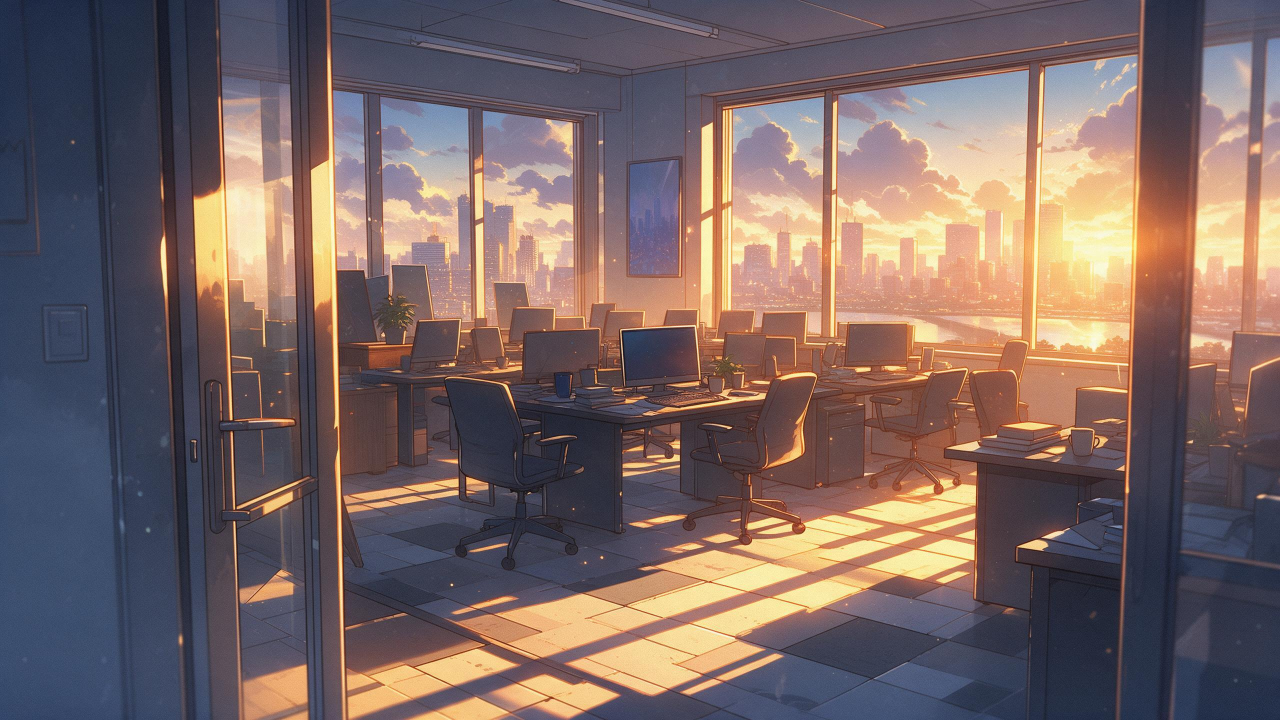
#> input picture projects/pdoom-akari/art/A1-2.jpg, 2560 x 1440 px (shown at 1/2 size)
$ python lum.py ../../pdoom-akari/art/A1-2.jpg
#> lines starting #> are read from the running program, lines starting #| are printed output that depends on the picture
#!/usr/bin/env python3
"""Mean luminance of a rendered frame, and how much of it is a highlight.

  uv run python tools/lum.py out/stills/t0008.300.png [more.png …]

Prints, per file: mean luminance (0–255), the 99.5th percentile, and the share of pixels above 200.
"""
import sys
from PIL import Image

for p in sys.argv[1:]:
    im = Image.open(p).convert('L')
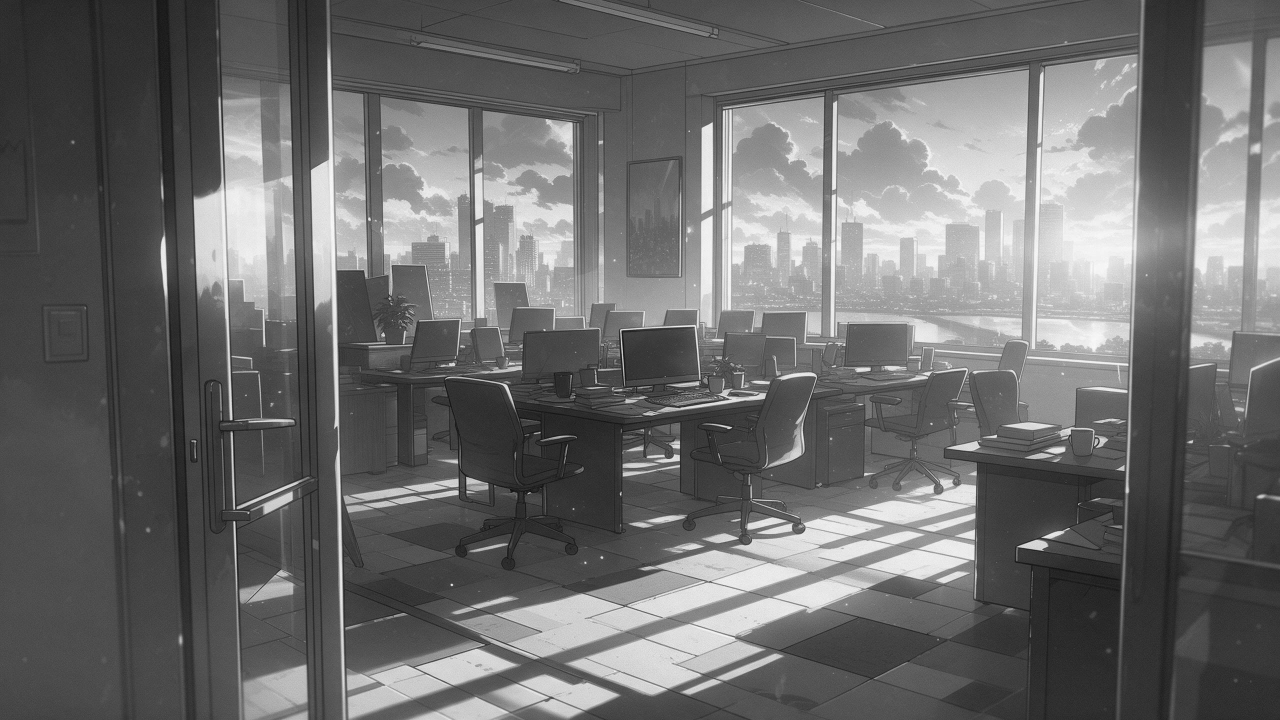
#> im: PIL image 2560x1440 L (shown at 1/2 size); min 4, max 252, mean 108.3
    h = im.histogram()
#> h = 256 values, max 55095 at index 76, min 0 at index 0, mean 14400
    n = sum(h)
#> n = 3686400
    tot = sum(i * c for i, c in enumerate(h))
#> tot = 399273003
    cum = 0
    p995 = 0
    for i, c in enumerate(h):
        cum += c
        if cum >= n * 0.995:
            p995 = i
            break
#> this loop made 241 passes
#> (cum, p995) on pass 241: (3672553, 240)
#> (c, cum) on passes 1 to 6: (0, 0), (0, 0), (0, 0), (0, 0), (1, 1), (1, 2)
#> after the loop, cum = 3672553
    hi = sum(h[201:]) / n * 100
#> hi = 11.48
    print(f'{p}: mean {tot / n:5.1f}   p99.5 {p995:3d}   pixels > 200: {hi:4.2f} %')
#| ../../pdoom-akari/art/A1-2.jpg: mean 108.3   p99.5 240   pixels > 200: 11.48 %

$ run again, on projects/pdoom-akari/art/A3-2.jpg
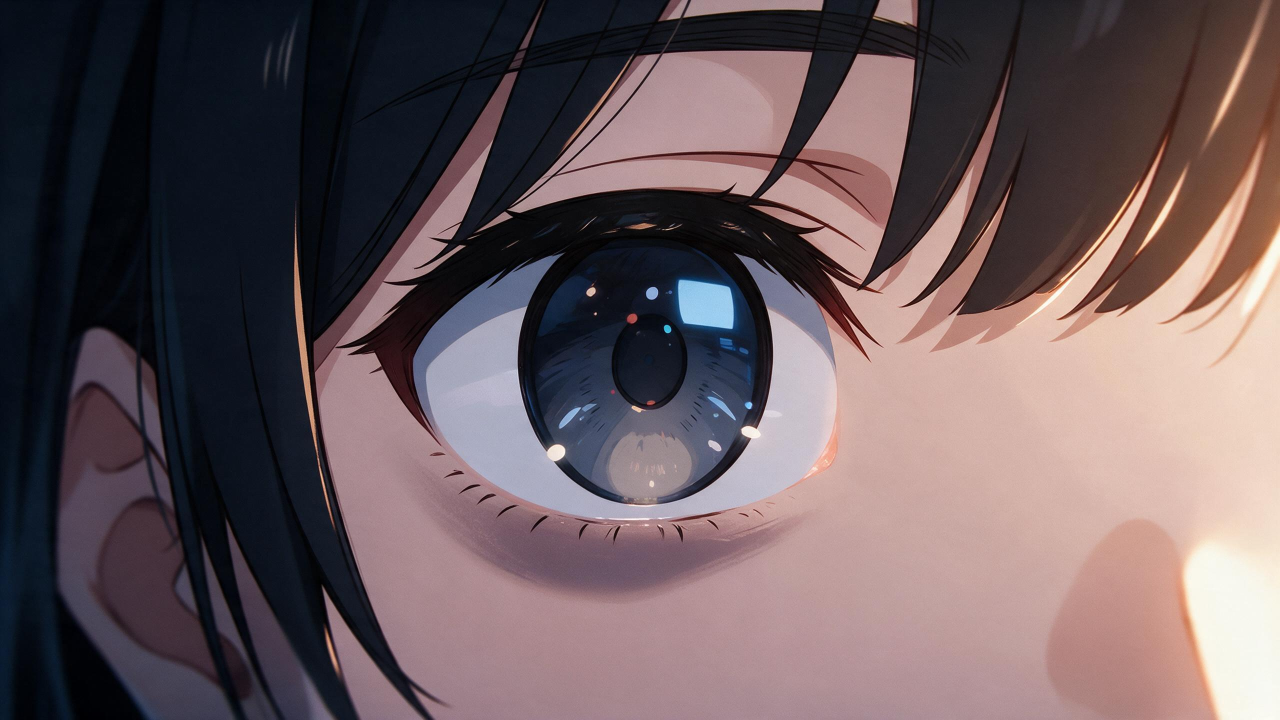
#> input picture projects/pdoom-akari/art/A3-2.jpg, 2560 x 1440 px (shown at 1/2 size)
#> `im = Image.open(p).convert('L')`:
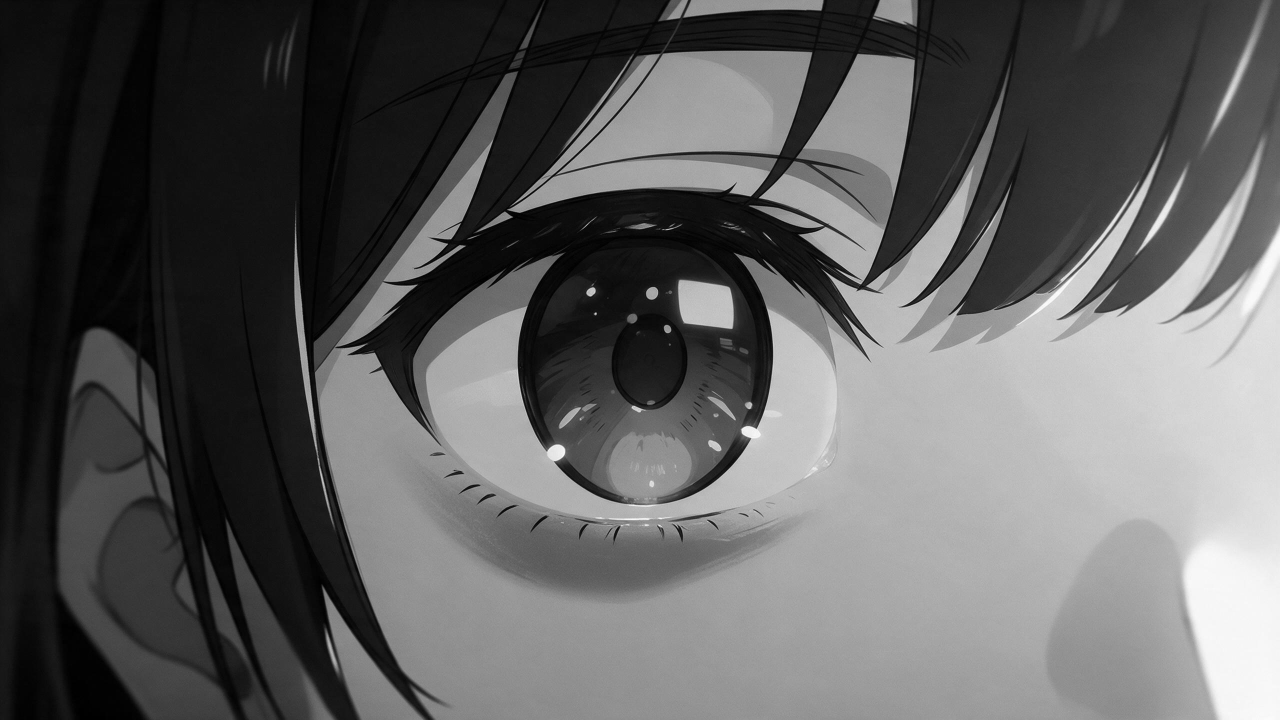
#> im: PIL image 2560x1440 L (shown at 1/2 size); min 0, max 254, mean 94.8
#> h = 256 values, max 101765 at index 17, min 0 at index 255, mean 14400
#> n = 3686400
#> tot = 349530138
#> the loop `for i, c in enumerate(h):` made 247 passes
#> (cum, p995) on pass 247: (3671176, 246)
#> after the loop `for i, c in enumerate(h):`: cum = 3671176
#> hi = 7.15
#| ../../pdoom-akari/art/A3-2.jpg: mean  94.8   p99.5 246   pixels > 200: 7.15 %

$ run again, on projects/pdoom-akari/art/A4-2.jpg
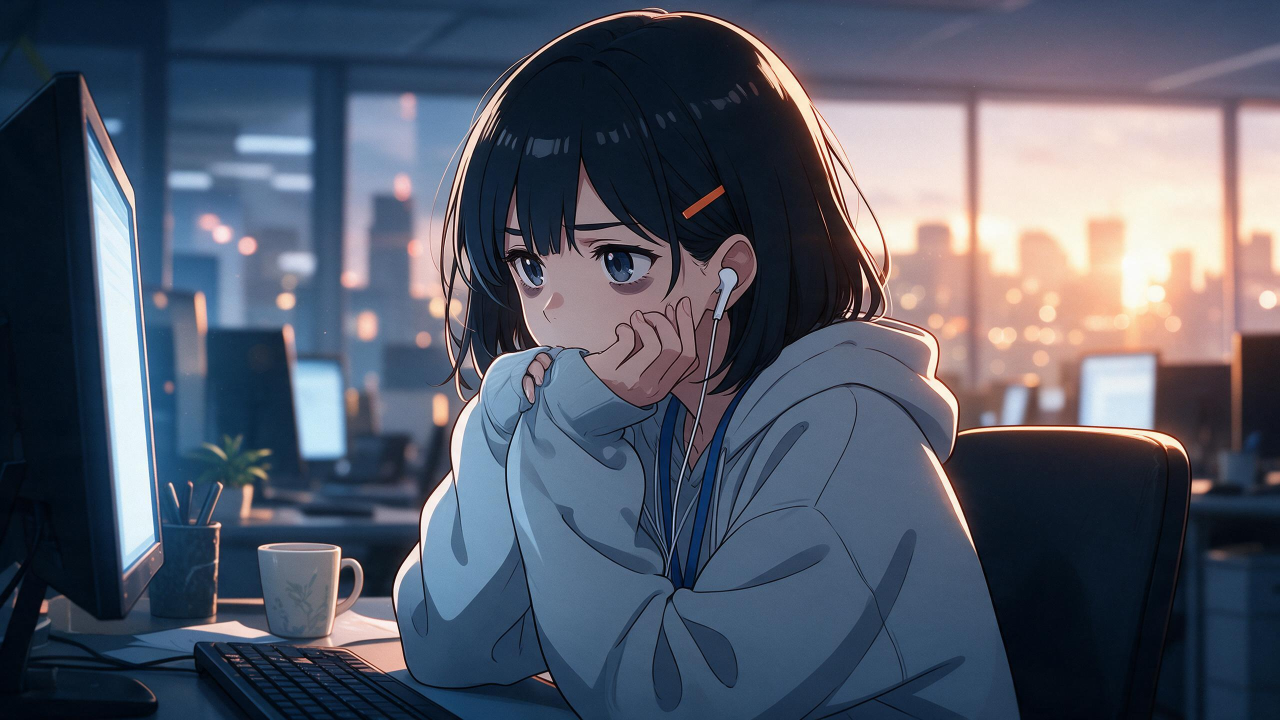
#> input picture projects/pdoom-akari/art/A4-2.jpg, 2560 x 1440 px (shown at 1/2 size)
#> `im = Image.open(p).convert('L')`:
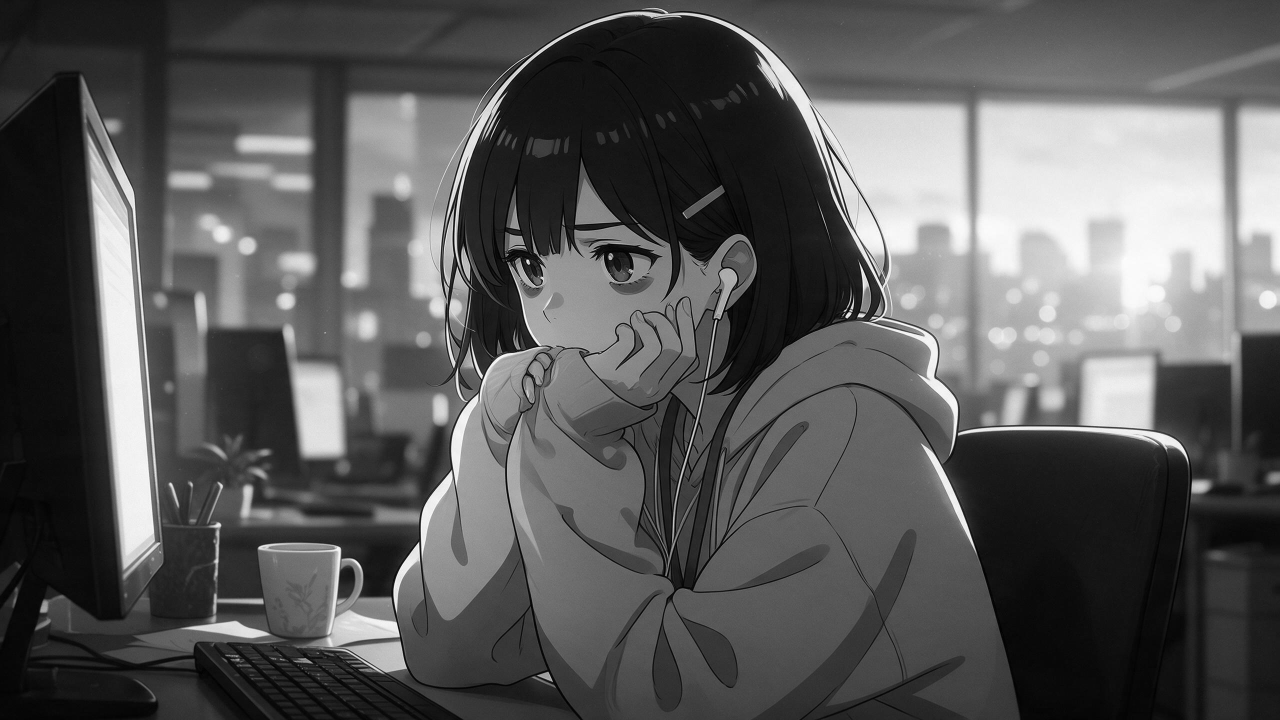
#> im: PIL image 2560x1440 L (shown at 1/2 size); min 0, max 255, mean 89.8
#> h = 256 values, max 55411 at index 20, min 9 at index 255, mean 14400
#> n = 3686400
#> tot = 330870580
#> the loop `for i, c in enumerate(h):` made 247 passes
#> (cum, p995) on pass 247: (3670110, 246)
#> after the loop `for i, c in enumerate(h):`: cum = 3670110
#> hi = 11.51
#| ../../pdoom-akari/art/A4-2.jpg: mean  89.8   p99.5 246   pixels > 200: 11.51 %

$ run again, on projects/pdoom-akari/art/A5-2.jpg
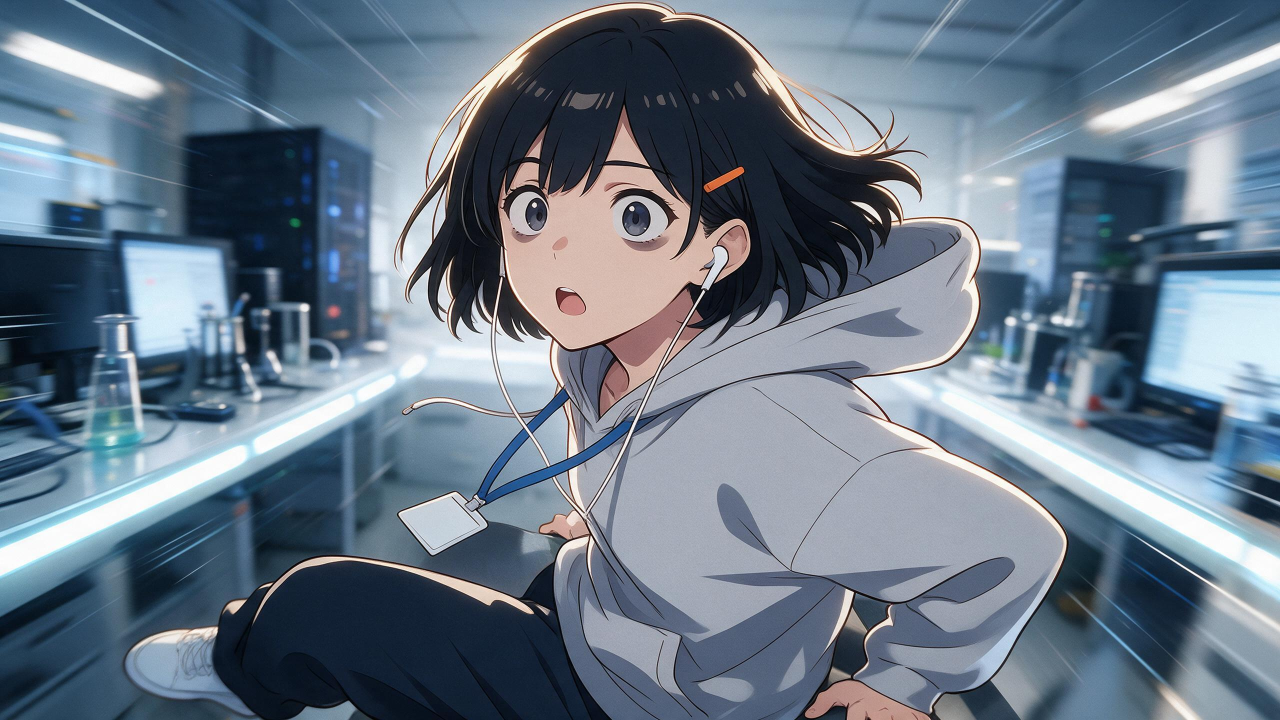
#> input picture projects/pdoom-akari/art/A5-2.jpg, 2560 x 1440 px (shown at 1/2 size)
#> `im = Image.open(p).convert('L')`:
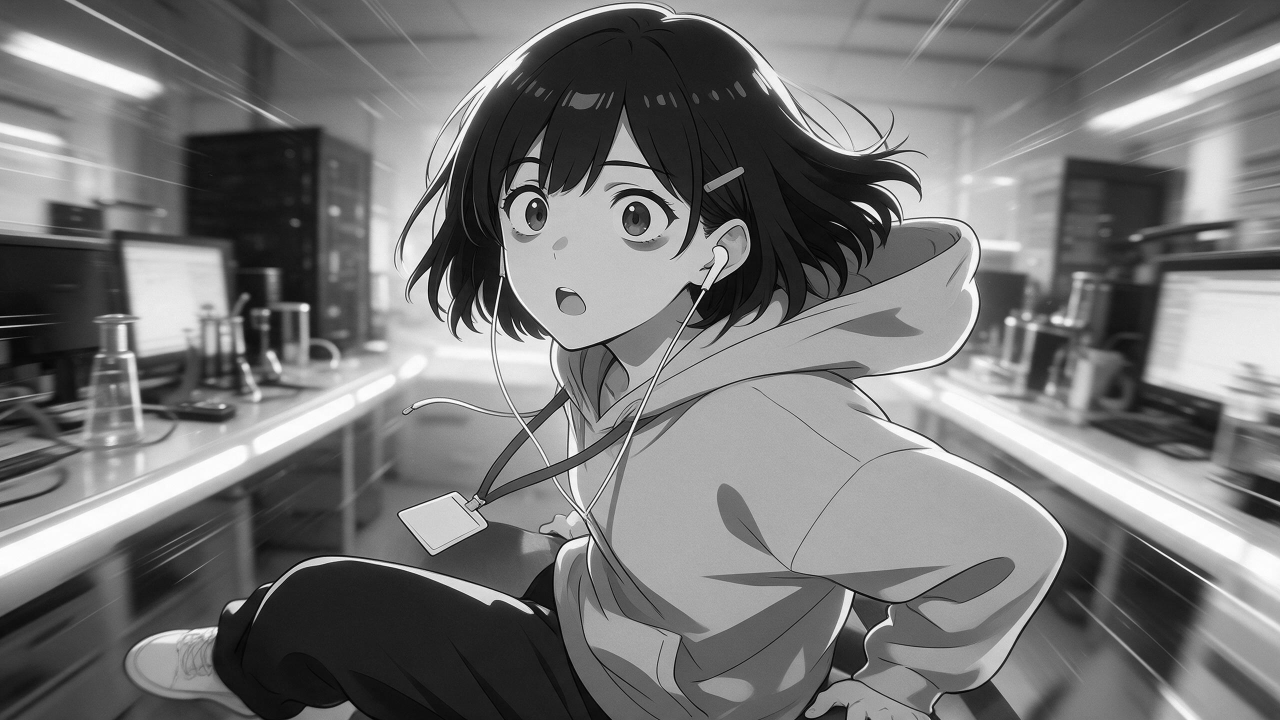
#> im: PIL image 2560x1440 L (shown at 1/2 size); min 0, max 255, mean 118.5
#> h = 256 values, max 52129 at index 31, min 148 at index 255, mean 14400
#> n = 3686400
#> tot = 436979126
#> the loop `for i, c in enumerate(h):` made 252 passes
#> (cum, p995) on pass 252: (3672436, 251)
#> after the loop `for i, c in enumerate(h):`: cum = 3672436
#> hi = 11.57
#| ../../pdoom-akari/art/A5-2.jpg: mean 118.5   p99.5 251   pixels > 200: 11.57 %
